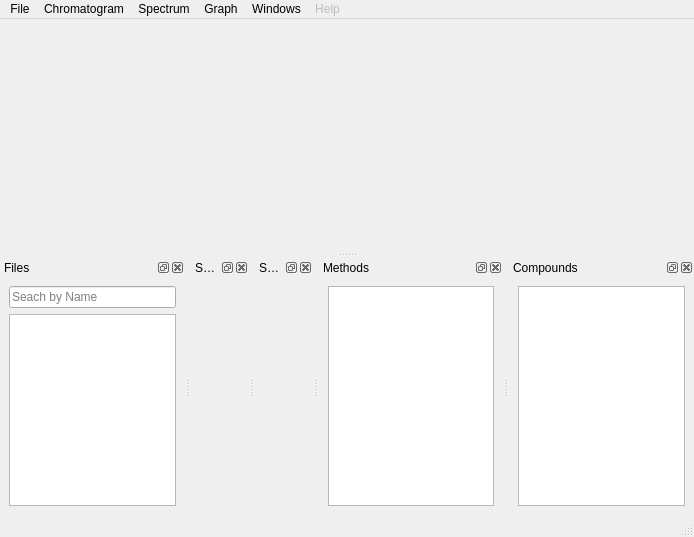
<?xml version="1.0" encoding="UTF-8"?>
<ui version="4.0">
 <class>MainWindow</class>
 <widget class="QMainWindow" name="MainWindow">
  <property name="geometry">
   <rect>
    <x>0</x>
    <y>0</y>
    <width>694</width>
    <height>537</height>
   </rect>
  </property>
  <property name="windowTitle">
   <string>Aston</string>
  </property>
  <widget class="QWidget" name="centralwidget">
   <layout class="QVBoxLayout" name="verticalLayout">
    <item>
     <layout class="QVBoxLayout" name="plotArea"/>
    </item>
   </layout>
  </widget>
  <widget class="QMenuBar" name="menubar">
   <property name="geometry">
    <rect>
     <x>0</x>
     <y>0</y>
     <width>694</width>
     <height>20</height>
    </rect>
   </property>
   <widget class="QMenu" name="menuFile">
    <property name="title">
     <string>File</string>
    </property>
    <widget class="QMenu" name="menuExport">
     <property name="title">
      <string>Export</string>
     </property>
     <addaction name="actionExportChromatogram"/>
     <addaction name="actionExportSpectra"/>
     <addaction name="actionExportSelectedItems"/>
    </widget>
    <widget class="QMenu" name="menuLoad">
     <property name="title">
      <string>Load</string>
     </property>
     <addaction name="loadPeakList"/>
    </widget>
    <addaction name="actionOpen"/>
    <addaction name="menuLoad"/>
    <addaction name="menuExport"/>
    <addaction name="separator"/>
    <addaction name="actionQuit"/>
   </widget>
   <widget class="QMenu" name="menuChromatogram">
    <property name="title">
     <string>Chromatogram</string>
    </property>
    <widget class="QMenu" name="menuIntegrand">
     <property name="title">
      <string>Integrand</string>
     </property>
     <addaction name="actionTop_Trace"/>
     <addaction name="actionTop_File_Vis_Traces"/>
     <addaction name="actionTop_File_All_Isotopic"/>
     <addaction name="actionTop_File_All_Traces"/>
    </widget>
    <addaction name="actionIntegrate"/>
    <addaction name="actionPeak_Finder"/>
    <addaction name="actionTwo_Pass_Peak_Find"/>
    <addaction name="actionIntegrator"/>
    <addaction name="menuIntegrand"/>
    <addaction name="separator"/>
    <addaction name="actionAutoAlignChromatogram"/>
    <addaction name="actionEditFilters"/>
    <addaction name="actionRevert"/>
   </widget>
   <widget class="QMenu" name="menuSpectrum">
    <property name="title">
     <string>Spectrum</string>
    </property>
    <widget class="QMenu" name="menuCurrent">
     <property name="title">
      <string>Current</string>
     </property>
     <addaction name="actionSpecMainDisp"/>
     <addaction name="actionSpecMainLabel"/>
     <addaction name="actionSpecMainSave"/>
    </widget>
    <widget class="QMenu" name="menuPrevious">
     <property name="title">
      <string>Previous</string>
     </property>
     <addaction name="actionSpecPrevDisp"/>
     <addaction name="actionSpecPrevLabel"/>
     <addaction name="actionSpecPrevSave"/>
    </widget>
    <widget class="QMenu" name="menuLibrary">
     <property name="title">
      <string>Library</string>
     </property>
     <addaction name="actionSpecLibDisp"/>
     <addaction name="actionSpecLibLabel"/>
    </widget>
    <addaction name="menuCurrent"/>
    <addaction name="menuPrevious"/>
    <addaction name="menuLibrary"/>
    <addaction name="separator"/>
    <addaction name="actionSearch_Database"/>
    <addaction name="actionSequence"/>
    <addaction name="actionStructure"/>
   </widget>
   <widget class="QMenu" name="menuHelp">
    <property name="enabled">
     <bool>false</bool>
    </property>
    <property name="title">
     <string>Help</string>
    </property>
   </widget>
   <widget class="QMenu" name="menuWindows">
    <property name="title">
     <string>Windows</string>
    </property>
    <addaction name="actionFiles"/>
    <addaction name="actionSettings"/>
    <addaction name="actionSpectra"/>
    <addaction name="actionMethods"/>
    <addaction name="actionCompounds"/>
   </widget>
   <widget class="QMenu" name="menuSettings">
    <property name="title">
     <string>Graph</string>
    </property>
    <widget class="QMenu" name="menuPeaks">
     <property name="enabled">
      <bool>false</bool>
     </property>
     <property name="title">
      <string>Peaks</string>
     </property>
     <addaction name="actionPeaksHide"/>
     <addaction name="actionPeaksShow"/>
     <addaction name="actionPeaksShowLabels"/>
    </widget>
    <widget class="QMenu" name="menuExtras">
     <property name="enabled">
      <bool>true</bool>
     </property>
     <property name="title">
      <string>Extras</string>
     </property>
     <addaction name="actionGraph_Peaks_Found"/>
     <addaction name="actionGraphFxnCollection"/>
     <addaction name="actionGraphFIA"/>
     <addaction name="actionGraphIRMS"/>
     <addaction name="actionGraphMSMS"/>
    </widget>
    <widget class="QMenu" name="menuAxes">
     <property name="title">
      <string>Axes</string>
     </property>
     <addaction name="actionGraphLogYAxis"/>
     <addaction name="actionGraphGrid"/>
    </widget>
    <addaction name="actionGraph_Style"/>
    <addaction name="actionLegend"/>
    <addaction name="actionColor_Scheme"/>
    <addaction name="menuAxes"/>
    <addaction name="menuPeaks"/>
    <addaction name="menuExtras"/>
   </widget>
   <addaction name="menuFile"/>
   <addaction name="menuChromatogram"/>
   <addaction name="menuSpectrum"/>
   <addaction name="menuSettings"/>
   <addaction name="menuWindows"/>
   <addaction name="menuHelp"/>
  </widget>
  <widget class="QStatusBar" name="statusbar"/>
  <widget class="QDockWidget" name="filesDockWidget">
   <property name="layoutDirection">
    <enum>Qt::LeftToRight</enum>
   </property>
   <property name="floating">
    <bool>false</bool>
   </property>
   <property name="windowTitle">
    <string>Files</string>
   </property>
   <attribute name="dockWidgetArea">
    <number>8</number>
   </attribute>
   <widget class="QWidget" name="dockWidgetContents">
    <layout class="QVBoxLayout" name="verticalLayout_4">
     <item>
      <widget class="QLineEdit" name="lineEdit">
       <property name="enabled">
        <bool>true</bool>
       </property>
       <property name="placeholderText">
        <string>Seach by Name</string>
       </property>
      </widget>
     </item>
     <item>
      <widget class="QTreeView" name="fileTreeView"/>
     </item>
    </layout>
   </widget>
  </widget>
  <widget class="QDockWidget" name="settingsDockWidget">
   <property name="windowTitle">
    <string>Settings</string>
   </property>
   <attribute name="dockWidgetArea">
    <number>8</number>
   </attribute>
   <widget class="QWidget" name="dockWidgetContents_3">
    <layout class="QHBoxLayout" name="horizontalLayout_4">
     <item>
      <layout class="QVBoxLayout" name="verticalLayout_settings"/>
     </item>
    </layout>
   </widget>
  </widget>
  <widget class="QDockWidget" name="spectraDockWidget">
   <property name="windowTitle">
    <string>Spectra</string>
   </property>
   <attribute name="dockWidgetArea">
    <number>8</number>
   </attribute>
   <widget class="QWidget" name="dockWidgetContents_5">
    <layout class="QHBoxLayout" name="horizontalLayout_3">
     <item>
      <layout class="QVBoxLayout" name="specArea"/>
     </item>
    </layout>
   </widget>
  </widget>
  <widget class="QDockWidget" name="methodDockWidget">
   <property name="enabled">
    <bool>true</bool>
   </property>
   <property name="windowTitle">
    <string>Methods</string>
   </property>
   <attribute name="dockWidgetArea">
    <number>8</number>
   </attribute>
   <widget class="QWidget" name="dockWidgetContents_2">
    <layout class="QVBoxLayout" name="verticalLayout_2">
     <item>
      <widget class="QTreeView" name="methodTreeView"/>
     </item>
    </layout>
   </widget>
  </widget>
  <widget class="QDockWidget" name="compoundDockWidget">
   <property name="windowTitle">
    <string>Compounds</string>
   </property>
   <attribute name="dockWidgetArea">
    <number>8</number>
   </attribute>
   <widget class="QWidget" name="dockWidgetContents_6">
    <layout class="QVBoxLayout" name="verticalLayout_3">
     <item>
      <widget class="QTreeView" name="compoundTreeView"/>
     </item>
    </layout>
   </widget>
  </widget>
  <action name="actionOpen">
   <property name="text">
    <string>Open Folder</string>
   </property>
  </action>
  <action name="actionExportChromatogram">
   <property name="text">
    <string>Visible Chromatogram</string>
   </property>
  </action>
  <action name="actionChromatogram_as_CSV">
   <property name="enabled">
    <bool>false</bool>
   </property>
   <property name="text">
    <string>Chromatogram as CSV</string>
   </property>
  </action>
  <action name="actionExportSpectra">
   <property name="text">
    <string>Visible Spectra</string>
   </property>
  </action>
  <action name="actionSpectra_as_CSV">
   <property name="enabled">
    <bool>false</bool>
   </property>
   <property name="text">
    <string>Spectra as CSV</string>
   </property>
  </action>
  <action name="actionExportSelectedItems">
   <property name="enabled">
    <bool>true</bool>
   </property>
   <property name="text">
    <string>Selected Items</string>
   </property>
  </action>
  <action name="actionQuit">
   <property name="text">
    <string>Quit</string>
   </property>
  </action>
  <action name="actionSearch_Database">
   <property name="enabled">
    <bool>false</bool>
   </property>
   <property name="text">
    <string>Search Database</string>
   </property>
  </action>
  <action name="actionSave_to_Database">
   <property name="enabled">
    <bool>false</bool>
   </property>
   <property name="text">
    <string>Save to Database</string>
   </property>
  </action>
  <action name="actionSequence">
   <property name="enabled">
    <bool>false</bool>
   </property>
   <property name="text">
    <string>Sequence</string>
   </property>
  </action>
  <action name="actionStructure">
   <property name="enabled">
    <bool>false</bool>
   </property>
   <property name="text">
    <string>Structure</string>
   </property>
  </action>
  <action name="actionCalculate_Info">
   <property name="text">
    <string>Calculate Info</string>
   </property>
  </action>
  <action name="actionAutoAlignChromatogram">
   <property name="enabled">
    <bool>false</bool>
   </property>
   <property name="text">
    <string>Auto-Align Chromatogram</string>
   </property>
  </action>
  <action name="actionSubtractAddChromatogram">
   <property name="enabled">
    <bool>false</bool>
   </property>
   <property name="text">
    <string>Subtract/Add Chromatogram</string>
   </property>
  </action>
  <action name="actionRevert">
   <property name="enabled">
    <bool>true</bool>
   </property>
   <property name="text">
    <string>Revert to Original</string>
   </property>
  </action>
  <action name="actionEditFilters">
   <property name="text">
    <string>Edit Filters...</string>
   </property>
  </action>
  <action name="actionSmoothChromatogram">
   <property name="text">
    <string>Smooth Chromatogram</string>
   </property>
  </action>
  <action name="actionAlign_Chromatogram">
   <property name="text">
    <string>Adjust Chromatogram</string>
   </property>
  </action>
  <action name="actionCalculate_Isotopic">
   <property name="enabled">
    <bool>false</bool>
   </property>
   <property name="text">
    <string>Calculate Isotopic</string>
   </property>
  </action>
  <action name="actionExport_Peak_List">
   <property name="enabled">
    <bool>false</bool>
   </property>
   <property name="text">
    <string>Export Peak List</string>
   </property>
  </action>
  <action name="actionIdentify">
   <property name="enabled">
    <bool>false</bool>
   </property>
   <property name="text">
    <string>Quick Identify</string>
   </property>
  </action>
  <action name="actionFiles">
   <property name="checkable">
    <bool>true</bool>
   </property>
   <property name="checked">
    <bool>true</bool>
   </property>
   <property name="text">
    <string>Files</string>
   </property>
  </action>
  <action name="actionSettings">
   <property name="checkable">
    <bool>true</bool>
   </property>
   <property name="checked">
    <bool>false</bool>
   </property>
   <property name="text">
    <string>Settings</string>
   </property>
  </action>
  <action name="actionPeaks">
   <property name="checkable">
    <bool>true</bool>
   </property>
   <property name="checked">
    <bool>true</bool>
   </property>
   <property name="text">
    <string>Peaks</string>
   </property>
  </action>
  <action name="actionSpectra">
   <property name="checkable">
    <bool>true</bool>
   </property>
   <property name="checked">
    <bool>true</bool>
   </property>
   <property name="text">
    <string>Spectra</string>
   </property>
  </action>
  <action name="actionMethods">
   <property name="checkable">
    <bool>true</bool>
   </property>
   <property name="enabled">
    <bool>true</bool>
   </property>
   <property name="text">
    <string>Methods</string>
   </property>
  </action>
  <action name="actionCompounds">
   <property name="checkable">
    <bool>true</bool>
   </property>
   <property name="enabled">
    <bool>true</bool>
   </property>
   <property name="text">
    <string>Compounds</string>
   </property>
  </action>
  <action name="actionAll_Items_as_CSV">
   <property name="text">
    <string>All Items as CSV</string>
   </property>
  </action>
  <action name="actionLegend">
   <property name="checkable">
    <bool>true</bool>
   </property>
   <property name="text">
    <string>Legend</string>
   </property>
  </action>
  <action name="actionIntegrateStatSlope">
   <property name="checkable">
    <bool>true</bool>
   </property>
   <property name="text">
    <string>Drop</string>
   </property>
  </action>
  <action name="actionIntegrateWavelet">
   <property name="checkable">
    <bool>true</bool>
   </property>
   <property name="checked">
    <bool>false</bool>
   </property>
   <property name="text">
    <string>LeastSquares</string>
   </property>
  </action>
  <action name="actionPeaksHide">
   <property name="checkable">
    <bool>true</bool>
   </property>
   <property name="text">
    <string>Hide</string>
   </property>
  </action>
  <action name="actionPeaksShow">
   <property name="checkable">
    <bool>true</bool>
   </property>
   <property name="text">
    <string>Show</string>
   </property>
  </action>
  <action name="actionPeaksShowLabels">
   <property name="enabled">
    <bool>false</bool>
   </property>
   <property name="text">
    <string>Show with Labels</string>
   </property>
  </action>
  <action name="actionGraphFxnCollection">
   <property name="checkable">
    <bool>true</bool>
   </property>
   <property name="text">
    <string>Fxn Collection</string>
   </property>
  </action>
  <action name="actionGraphMSMS">
   <property name="checkable">
    <bool>true</bool>
   </property>
   <property name="enabled">
    <bool>false</bool>
   </property>
   <property name="text">
    <string>MS-MS</string>
   </property>
  </action>
  <action name="actionIntegrateSimple">
   <property name="checkable">
    <bool>true</bool>
   </property>
   <property name="checked">
    <bool>true</bool>
   </property>
   <property name="enabled">
    <bool>true</bool>
   </property>
   <property name="text">
    <string>Simple</string>
   </property>
  </action>
  <action name="actionGraphIRMS">
   <property name="checkable">
    <bool>true</bool>
   </property>
   <property name="text">
    <string>Gas Pulse (IRMS)</string>
   </property>
  </action>
  <action name="actionFIA">
   <property name="checkable">
    <bool>true</bool>
   </property>
   <property name="text">
    <string>FIA</string>
   </property>
  </action>
  <action name="actionCopy_Settings_from_Other_DB">
   <property name="text">
    <string>Load Settings from DB</string>
   </property>
  </action>
  <action name="actionTop_Trace">
   <property name="checkable">
    <bool>true</bool>
   </property>
   <property name="checked">
    <bool>true</bool>
   </property>
   <property name="text">
    <string>Top Trace</string>
   </property>
  </action>
  <action name="actionTop_File_Vis_Traces">
   <property name="checkable">
    <bool>true</bool>
   </property>
   <property name="text">
    <string>Top File - Vis. Traces</string>
   </property>
  </action>
  <action name="actionTop_File_All_Traces">
   <property name="checkable">
    <bool>true</bool>
   </property>
   <property name="text">
    <string>Top File - All Traces</string>
   </property>
  </action>
  <action name="actionTop_File_All_Isotopic">
   <property name="checkable">
    <bool>true</bool>
   </property>
   <property name="text">
    <string>Top File - All (Isotopic)</string>
   </property>
  </action>
  <action name="actionSimple">
   <property name="checkable">
    <bool>true</bool>
   </property>
   <property name="checked">
    <bool>true</bool>
   </property>
   <property name="text">
    <string>Simple</string>
   </property>
  </action>
  <action name="actionWavelet">
   <property name="checkable">
    <bool>true</bool>
   </property>
   <property name="text">
    <string>Wavelet</string>
   </property>
  </action>
  <action name="actionStatistical_Slope">
   <property name="checkable">
    <bool>true</bool>
   </property>
   <property name="text">
    <string>StatSlope</string>
   </property>
  </action>
  <action name="actionEvent">
   <property name="checkable">
    <bool>true</bool>
   </property>
   <property name="text">
    <string>Event</string>
   </property>
  </action>
  <action name="actionGraphFIA">
   <property name="checkable">
    <bool>true</bool>
   </property>
   <property name="text">
    <string>Flow Injection</string>
   </property>
  </action>
  <action name="actionTwo_Pass_Peak_Find">
   <property name="checkable">
    <bool>true</bool>
   </property>
   <property name="enabled">
    <bool>false</bool>
   </property>
   <property name="text">
    <string>Two Pass Peak Find</string>
   </property>
  </action>
  <action name="actionIntegrate">
   <property name="text">
    <string>Integrate</string>
   </property>
  </action>
  <action name="action">
   <property name="text">
    <string/>
   </property>
  </action>
  <action name="actionColor_Scheme">
   <property name="text">
    <string>Color Scheme</string>
   </property>
  </action>
  <action name="actionPeak_Finder">
   <property name="text">
    <string>Peak Finder</string>
   </property>
  </action>
  <action name="actionIntegrator">
   <property name="text">
    <string>Integrator</string>
   </property>
  </action>
  <action name="actionGraph_Peaks_Found">
   <property name="checkable">
    <bool>true</bool>
   </property>
   <property name="text">
    <string>Peaks Found</string>
   </property>
  </action>
  <action name="actionGraph_Style">
   <property name="text">
    <string>Graph Style</string>
   </property>
  </action>
  <action name="actionSpecMainDisp">
   <property name="checkable">
    <bool>true</bool>
   </property>
   <property name="checked">
    <bool>true</bool>
   </property>
   <property name="text">
    <string>Display</string>
   </property>
  </action>
  <action name="actionSpecMainLabel">
   <property name="checkable">
    <bool>true</bool>
   </property>
   <property name="checked">
    <bool>true</bool>
   </property>
   <property name="text">
    <string>Label</string>
   </property>
  </action>
  <action name="actionSpecPrevDisp">
   <property name="checkable">
    <bool>true</bool>
   </property>
   <property name="text">
    <string>Display</string>
   </property>
  </action>
  <action name="actionSpecPrevLabel">
   <property name="checkable">
    <bool>true</bool>
   </property>
   <property name="text">
    <string>Label</string>
   </property>
  </action>
  <action name="actionSpecLibDisp">
   <property name="checkable">
    <bool>true</bool>
   </property>
   <property name="checked">
    <bool>true</bool>
   </property>
   <property name="text">
    <string>Display</string>
   </property>
  </action>
  <action name="actionSpecLibLabel">
   <property name="checkable">
    <bool>true</bool>
   </property>
   <property name="text">
    <string>Label</string>
   </property>
  </action>
  <action name="actionSpecMainSave">
   <property name="text">
    <string>Save</string>
   </property>
  </action>
  <action name="actionSpecPrevSave">
   <property name="text">
    <string>Save</string>
   </property>
  </action>
  <action name="actionGraphLogYAxis">
   <property name="checkable">
    <bool>true</bool>
   </property>
   <property name="text">
    <string>Log Y Axis</string>
   </property>
  </action>
  <action name="actionGraphGrid">
   <property name="checkable">
    <bool>true</bool>
   </property>
   <property name="checked">
    <bool>true</bool>
   </property>
   <property name="text">
    <string>Grid</string>
   </property>
  </action>
  <action name="loadPeakList">
   <property name="text">
    <string>Peak List</string>
   </property>
  </action>
  <action name="loadIsodatPeaks">
   <property name="text">
    <string>Isodat Results</string>
   </property>
  </action>
 </widget>
 <resources/>
 <connections/>
</ui>
